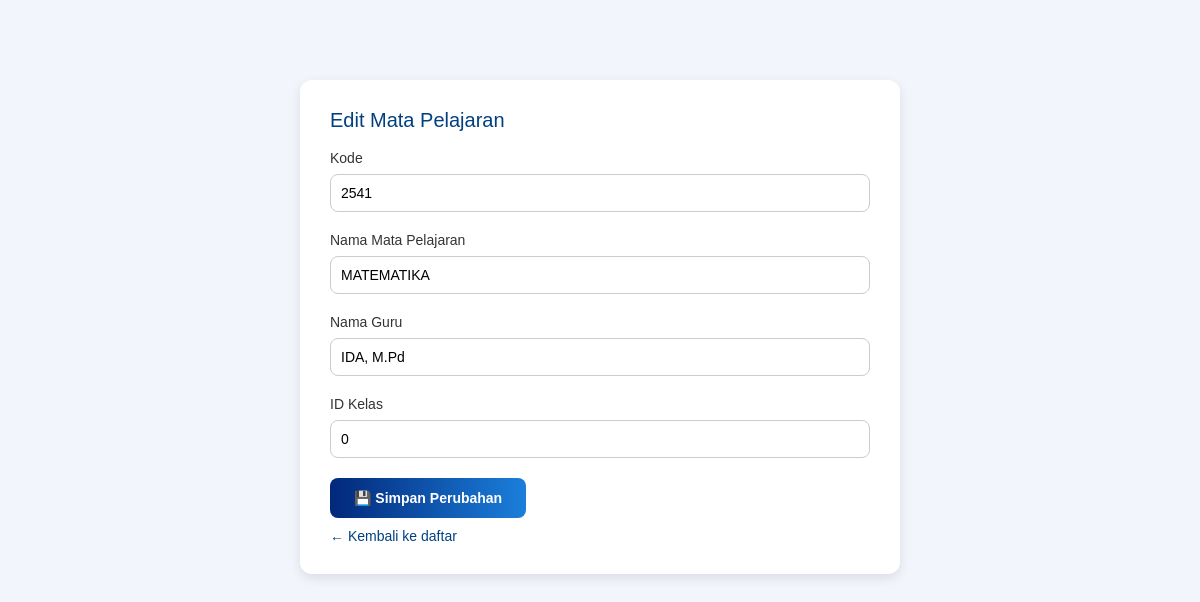
The app's page /siswa/mata-pelajaran/edit.php?id=3 with its own data.
### tables this page shows
CREATE TABLE `t_mapel` (
  `id` int NOT NULL,
  `id_guru` int NOT NULL,
  `nama_mapel` varchar(30) DEFAULT NULL,
  `nama_guru` varchar(30) DEFAULT NULL,
  `kode` varchar(20) DEFAULT NULL,
  `id_sekolah` int NOT NULL,
  `id_kelas` int NOT NULL
);

### siswa/mata-pelajaran/edit.php (the view, shortened to what this page needs)
<?php
include('../../koneksi.php');
$id = isset($_GET['id']) ? intval($_GET['id']) : 0;
$query = mysqli_query($conn, "SELECT * FROM t_mapel WHERE id = $id");
$data = mysqli_fetch_assoc($query);
?>
<!DOCTYPE html>
<html lang="id">
<head>
  <link rel="stylesheet" href="../../vendors/typicons.font/font/typicons.css">
  <link rel="stylesheet" href="../../vendors/css/vendor.bundle.base.css">
  <link rel="stylesheet" href="../css/vertical-layout-light/style.css">
</head>
<body>
<div class="form-container">
  <h3>Edit Mata Pelajaran</h3>
  <form method="post">
    <label for="kode">Kode</label>
    <input type="text" id="kode" name="kode" value="<?= htmlspecialchars($data['kode']); ?>" required>
    <label for="nama_mapel">Nama Mata Pelajaran</label>
    <input type="text" id="nama_mapel" name="nama_mapel" value="<?= htmlspecialchars($data['nama_mapel']); ?>" required>
    <label for="nama_guru">Nama Guru</label>
    <input type="text" id="nama_guru" name="nama_guru" value="<?= htmlspecialchars($data['nama_guru']); ?>" required>
    <label for="id_kelas">ID Kelas</label>
    <input type="number" id="id_kelas" name="id_kelas" value="<?= htmlspecialchars($data['id_kelas']); ?>" required>
    <button type="submit">💾 Simpan Perubahan</button>
    <br>
    <a class="kembali" href="index.php">← Kembali ke daftar</a>
  </form>
</div>
</body>
</html>

### siswa/mata-pelajaran/edit.php (style rules this page uses)
body { background-color: #f2f6fc; font-family: 'Poppins', sans-serif; }
.form-container { max-width: 600px; margin: 80px auto; background: white; padding: 30px; border-radius: 12px; box-shadow: 0 4px 12px rgba(0,0,0,0.1); }
h3 { margin-bottom: 20px; color: #004080; }
label { font-weight: 500; display: block; margin-bottom: 8px; color: #333; }
input[type="text"], input[type="number"] { width: 100%; padding: 10px; margin-bottom: 20px; border: 1px solid #ccc; border-radius: 8px; }
button { background: linear-gradient(90deg,#02287a,#1b7fdb); color: white; border: none; padding: 12px 24px; border-radius: 8px; cursor: pointer; font-weight: 600; }
a.kembali { display: inline-block; margin-top: 10px; color: #004080; text-decoration: none; font-weight: 500; }

### records on screen
t_mapel: kode "2541", nama_mapel "MATEMATIKA", nama_guru "IDA, M.Pd", id_kelas "0"
